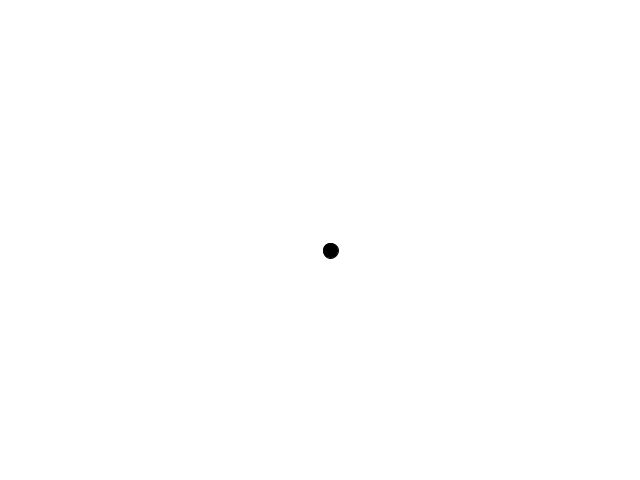
Frame 1 (no input)
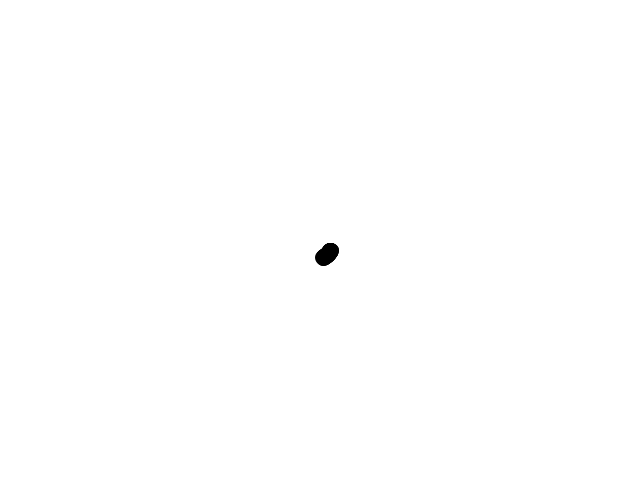
Frame 60 (the mouse pressed at the canvas centre just before this capture)
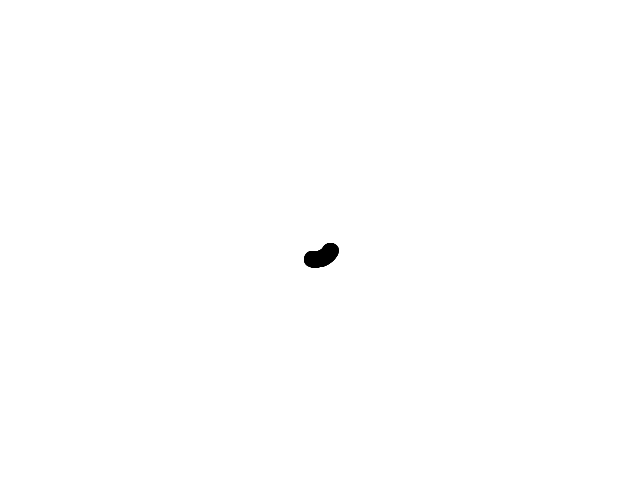
Frame 120 (the mouse held since frame 60 and released just before this capture)

The Processing sketch that drew these frames (run headless with seeded random() and noise(); from frame 60 on, the mouse is pressed at the canvas centre):

// Processing sketch: inclass_spiral
// ── inclass_spiral.pde
float angle = radians(45);
float radius = 15;

void setup() {
  size(640, 480);
  background(255);
}

void draw() {
  translate(width/2, height/2);
  float x = radius * cos(angle);
  float y = radius * sin(angle);
  //line(0, 0, x, y);
  fill(0);
  ellipse(x, y, 15, 15);
  angle += .01;
  radius += .05;
}
